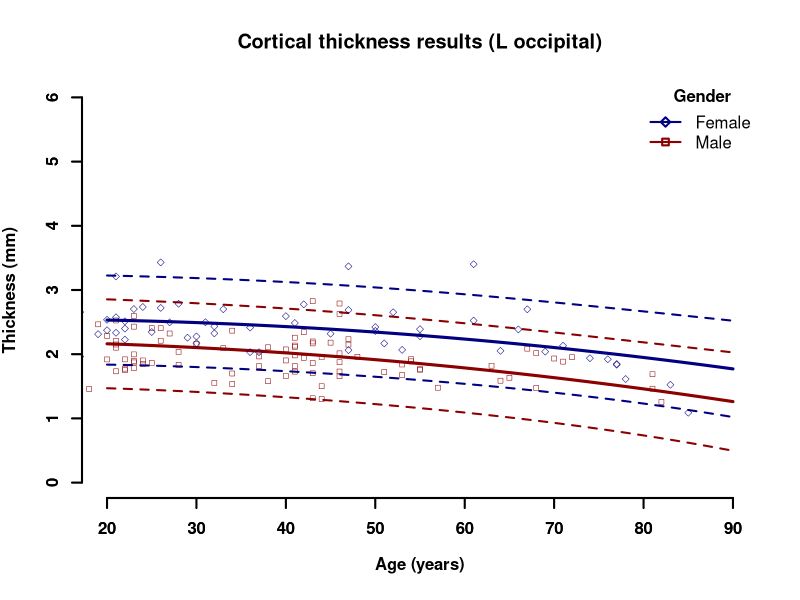
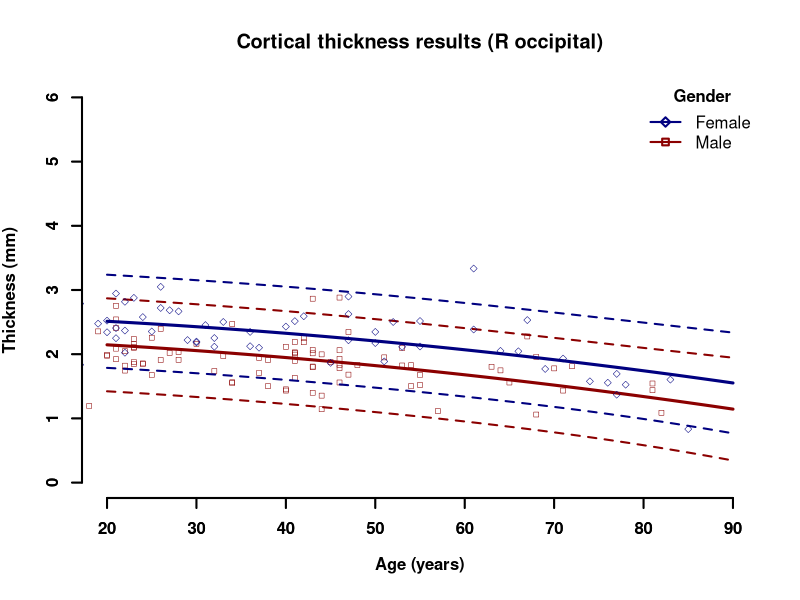
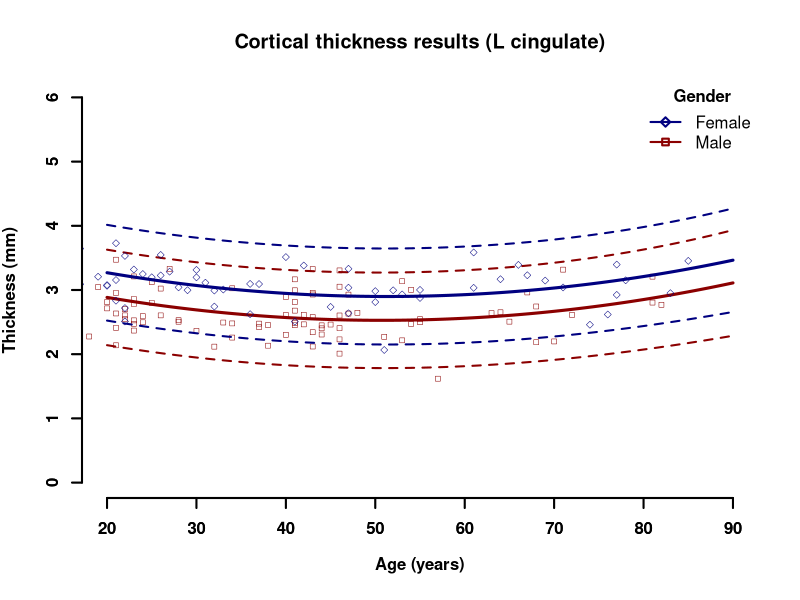
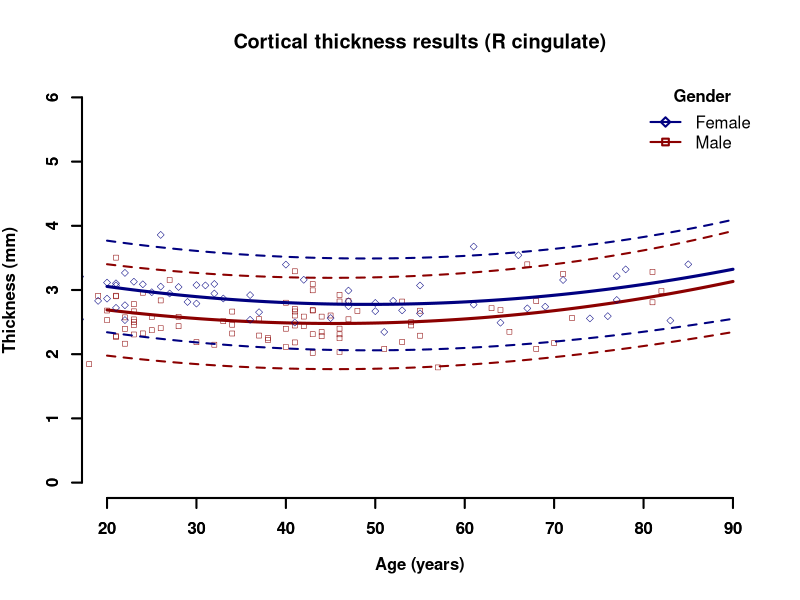
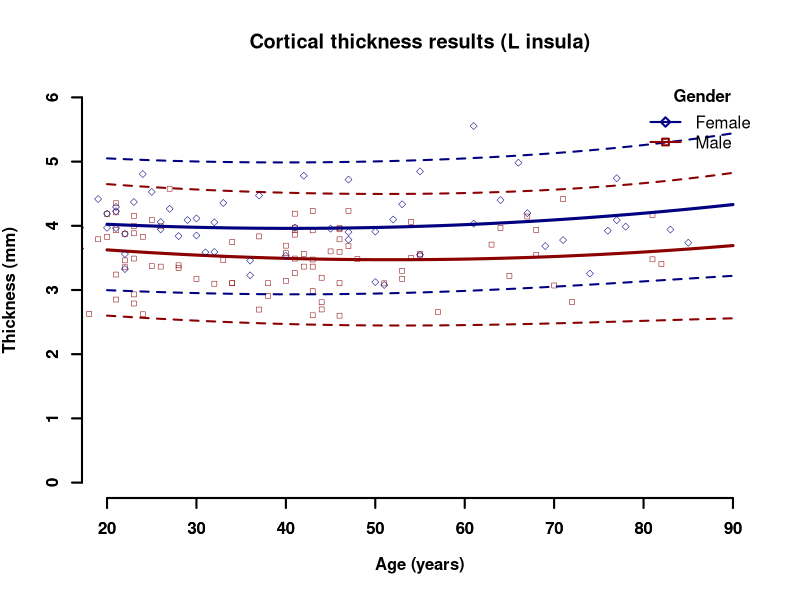
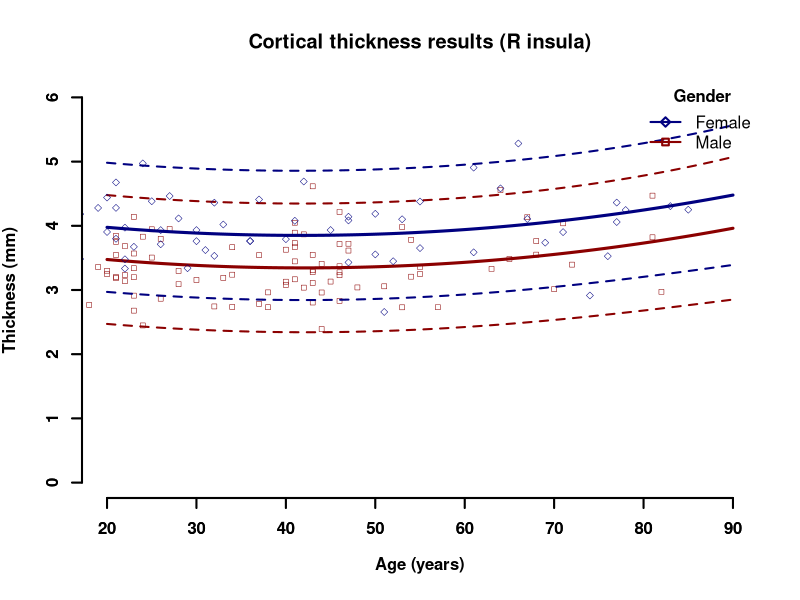
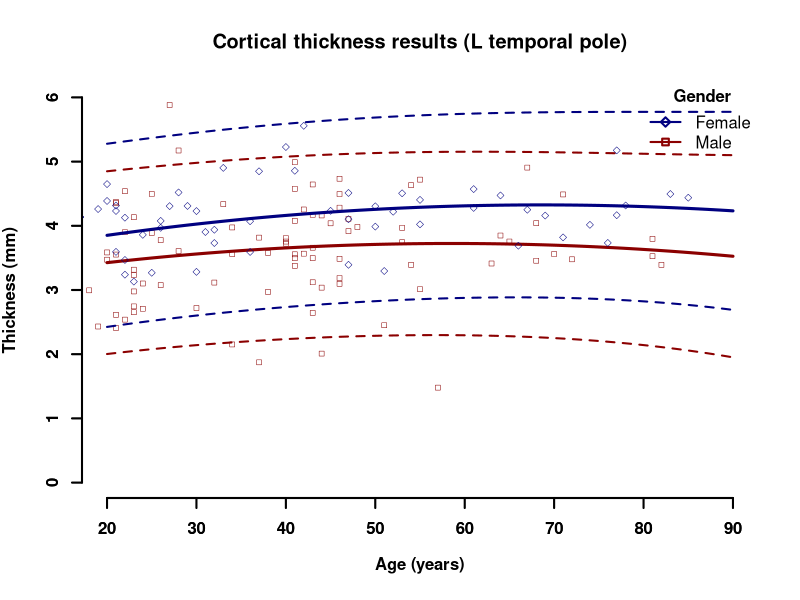
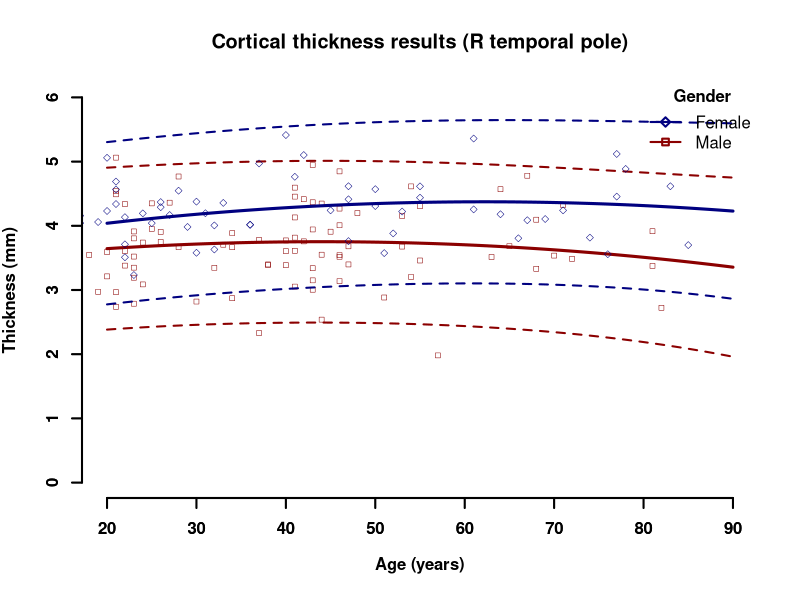

Recreate these plots in R, in order.
demographics <- read.csv( file = "demographics.csv", header = TRUE );
# volumes <- read.csv( file = "volume.csv", header = TRUE );
thickness <- read.csv( file = "thickness.csv", header = TRUE );

cortical_labels <- c( "L occipital", "R occipital",
                     "L cingulate", "R cingulate",
                     "L insula",    "R insula",
                     "L temporal pole",   "R temporal pole",
                     "L superior temporal", "R superior temporal",
                     "L infero temporal", "R infero temporal",
                     "L parahippocampal", "R parahippocampal",
                     "L frontal pole",    "R frontal pole",
                     "L superior frontal","R superior frontal",
                     "L middle frontal",  "R middle frontal",
                     "L inferior",        "R inferior",
                     "L orbital frontal", "R orbital frontal",
                     "L precentral",      "R precentral",
                     "L superior parietal", "R superior parietal",
                     "L inferior parietal", "R inferior parietal",
                     "L postcentral",       "R postcentral" );

nSamples <- 100;
male_color = "darkred";
female_color = "navyblue";

age <- demographics$AGE;
gender <- cut( demographics$SEX, breaks = c( 0.5, 1.5, 2.5 ), label = c( "male", "female" ) );

sampled.th <- seq( min( thickness ), max( thickness ) , length = nSamples );
sampled.age <- seq( 20, 90, length = nSamples );

for( i in 1:32 )
  {
  th <- thickness[,i];

#   n <- lm( formula = age ~ th + gender );
#   n <- lm( formula = age ~ md + th + I(th^2) + vo + th:vo + gender );
#   n <- lm( formula = age ~ md + th + vo + gender );

    n <- lm( formula = th ~ age + I(age^2) + gender + age:gender );

#   coeffs <- coef( n );
#   pvalues <- anova( n )[,"Pr(>F)"];

  male.data <- list();
  female.data <- list();

  male.data$x <- data.frame( age = sampled.age, th = sampled.th, gender = rep( "male", nSamples ) );
  female.data$x <- data.frame( age = sampled.age, th = sampled.th, gender = rep( "female", nSamples ) );

  male.data$y <- predict( n, male.data$x, interval = "p", level = 0.95 );
  female.data$y <- predict( n, female.data$x, interval = "p", level = 0.95 );

  pdf( file = paste( "yylabel", i, "_results.pdf", sep = "" ), 8, 6 );

  plot( c( 20, 90 ), c( 0, 6 ), type = "n",
    xlab = expression( paste( bold( "Age (years)" ) ) ),
    ylab = expression( paste( bold( "Thickness (mm)" ) ) ),
    frame.plot = FALSE  );
  title( main = paste( "Cortical thickness results (", cortical_labels[i], ")", sep = "" ), col.main = "black", font.main = 2 );

  # plot male
  points( age[gender == "male"], th[gender == "male"], pch = 22, lwd = 0.5, cex = 0.75, col = male_color );
  lines( male.data$x[,1], male.data$y[,1], lty=1, col = male_color, lwd = 3 );
  lines( male.data$x[,1], male.data$y[,2], col = male_color , lty = 2, lwd = 2 )
  lines( male.data$x[,1], male.data$y[,3], col = male_color , lty = 2, lwd = 2 )

  # plot female
  points( age[gender == "female"], th[gender == "female"], pch = 23, lwd = 0.5, cex = 0.75, col = female_color );
  lines( female.data$x[,1], female.data$y[,1], lty=1, col = female_color, lwd = 3 );
  lines( female.data$x[,1], female.data$y[,2], col = female_color , lty = 2, lwd = 2 )
  lines( female.data$x[,1], female.data$y[,3], col = female_color , lty = 2, lwd = 2 )

  legend( "topright", c( "Female", "Male" ),
     col = c( female_color, male_color ),
   pch = c( 23, 22 ),
   title = expression( paste( bold( "Gender" ) ) ),
  # box.lwd = 2,
    bty = "n",
    lwd = 2 );
  axis( 1, tick = TRUE, lwd = 2, font = 2 );
  axis( 2, tick = TRUE, lwd = 2, font = 2 );
  dev.off();

  }
